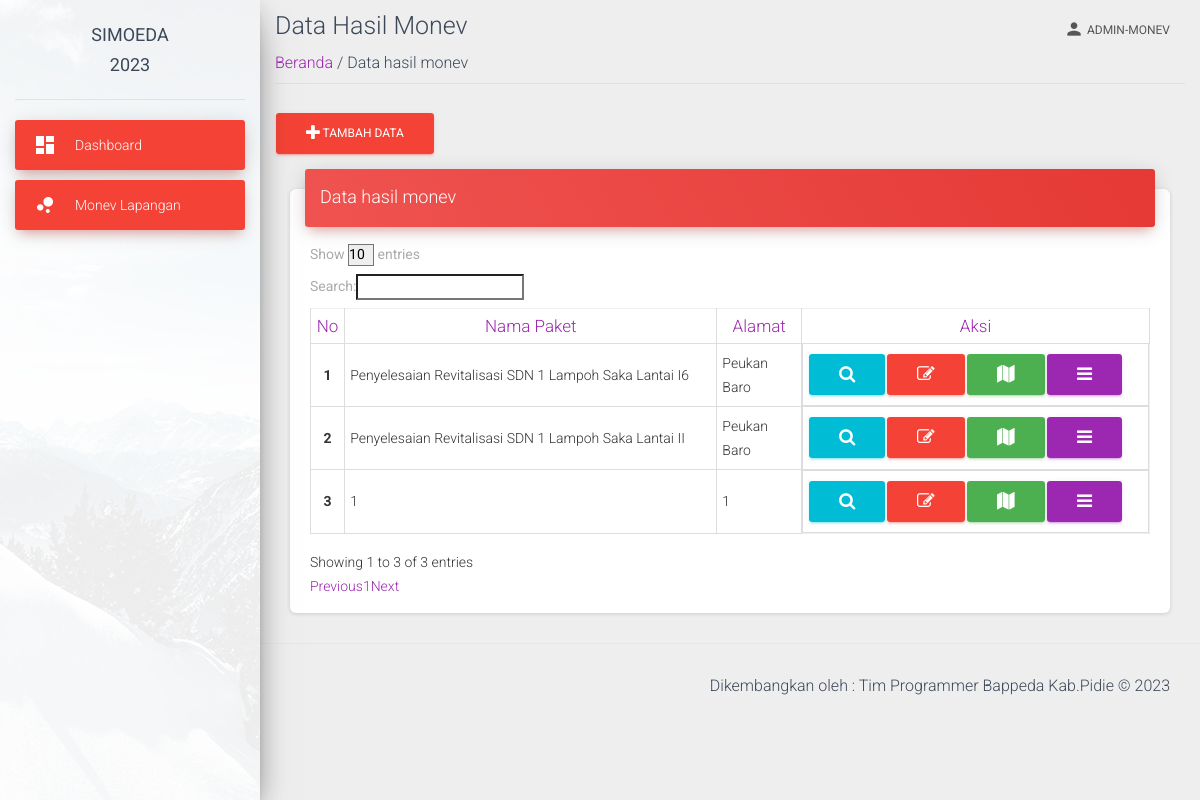
Page /view/monev.php (signed in) on the committed database.
### tables this page shows
CREATE TABLE `tahun` (
  `id_tahun` int(11) NOT NULL,
  `tahun` varchar(255) DEFAULT NULL
);

CREATE TABLE `laporan` (
  `id_paket` int(11) NOT NULL,
  `nama_paket` varchar(255) DEFAULT NULL,
  `alamat_paket` varchar(255) DEFAULT NULL,
  `latitude` varchar(255) DEFAULT NULL,
  `longitude` varchar(255) DEFAULT NULL,
  `skpk_id` int(11) DEFAULT NULL,
  `kpa` varchar(255) DEFAULT NULL,
  `alamat_skpk` varchar(255) DEFAULT NULL,
  `nama_pa` varchar(255) DEFAULT NULL,
  `nama_bendahara` varchar(255) DEFAULT NULL,
  `nama_pptk` varchar(255) DEFAULT NULL,
  `pl_nama_1` varchar(255) DEFAULT NULL,
  `pl_instasi_asal_1` varchar(255) DEFAULT NULL,
  `pl_nama_2` varchar(255) DEFAULT NULL,
  `pl_instasi_asal_2` varchar(255) DEFAULT NULL,
  `pl_nama_3` varchar(255) DEFAULT NULL,
  `pl_instasi_asal_3` varchar(255) DEFAULT NULL,
  `pl_nama_4` varchar(255) DEFAULT NULL,
  `pl_instasi_asal_4` varchar(255) DEFAULT NULL,
  `pl_nama_5` varchar(255) DEFAULT NULL,
  `pl_instasi_asal_5` varchar(255) DEFAULT NULL,
  `nama` varchar(255) DEFAULT NULL,
  `jabatan` varchar(255) DEFAULT NULL,
  `alamat` varchar(255) DEFAULT NULL,
  `pho_nama_1` varchar(255) DEFAULT NULL,
  `pho_instasi_asal_1` varchar(255) DEFAULT NULL,
  `pho_nama_2` varchar(255) DEFAULT NULL,
  `pho_instasi_asal_2` varchar(255) DEFAULT NULL,
  `pho_nama_3` varchar(255) DEFAULT NULL,
  `pho_instasi_asal_3` varchar(255) DEFAULT NULL,
  `pho_nama_4` varchar(255) DEFAULT NULL,
  `pho_instasi_asal_4` varchar(255) DEFAULT NULL,
  `pho_nama_5` varchar(255) DEFAULT NULL,
  `pho_instasi_asal_5` varchar(255) DEFAULT NULL,
  `pho_nama_6` varchar(255) DEFAULT NULL,
  `pho_instasi_asal_6` varchar(255) DEFAULT NULL,
  `pr_nama_perusahaan` varchar(255) DEFAULT NULL,
  `pr_alamat_perusahaan` varchar(255) DEFAULT NULL,
  `pr_nama_pimpinan` varchar(255) DEFAULT NULL,
  `pr_alamat_pimpinan` varchar(255) DEFAULT NULL,
  `pr_nilai_kontrak` varchar(255) DEFAULT NULL,
  `pw_nama_perusahaan` varchar(255) DEFAULT NULL,
  `pw_alamat_perusahaan` varchar(255) DEFAULT NULL,
  `pw_nama_pimpinan` varchar(255) DEFAULT NULL,
  `pw_alamat_pimpinan` varchar(255) DEFAULT NULL,
  `pw_nilai_kontrak` varchar(255) DEFAULT NULL,
  `pf_nama_perusahaan` varchar(255) DEFAULT NULL,
  `pf_alamat_perusahaan` varchar(255) DEFAULT NULL,
  `pf_nama_pimpinan` varchar(255) DEFAULT NULL,
  `pf_nomor_kontrak` varchar(255) DEFAULT NULL,
  `pf_nilai_kontrak` varchar(255) DEFAULT NULL,
  `pf_tanggal` varchar(255) DEFAULT NULL,
  `pf_pagu` varchar(255) DEFAULT NULL,
  `pf_sumber_dana` varchar(255) DEFAULT NULL,
  `no_pho` varchar(255) DEFAULT NULL,
  `tgl_pho` varchar(255) DEFAULT NULL,
  `ha` varchar(255) DEFAULT NULL,
  `gambar_kondisi_1` varchar(255) DEFAULT NULL,
  `gambar_kondisi_2` varchar(255) DEFAULT NULL,
  `gambar_kondisi_3` varchar(255) DEFAULT NULL,
  `gambar_kondisi_4` varchar(255) DEFAULT NULL,
  `gambar_kondisi_5` varchar(255) DEFAULT NULL,
  `gambar_kondisi_6` varchar(255) DEFAULT NULL,
  `jenis_paket` int(11) DEFAULT NULL,
  `id_user` int(11) DEFAULT NULL,
  `id_tahun` int(11) DEFAULT NULL,
  `id_sumber_dana` int(11) DEFAULT NULL,
  `kecamatan_id` int(11) DEFAULT NULL
);

### view/monev.php (the view, shortened to what this page needs)
<?php
require('../view/template-atas-monev.php');
?>
<?php
require('../proses/koneksi.php');
$id_tahun=$_SESSION['id_tahun'];
$id_user=$_SESSION['id_user'];
$query_laporan = "SELECT * FROM laporan where id_tahun=$id_tahun and id_user=$id_user";
$result_laporan = mysqli_query($koneksi,$query_laporan);
?>
    <div class="container-fluid">
        <div class="title">
            <h3 class="text-gray-800 my-2">Data Hasil Monev</h3>
        </div>
        <div class="subtitle border-bottom mb-4 pb-2">
            <span class=""><a href="./admin-monev-dashboard.php">Beranda </a></span>
            <span class="text-grey"> / Data hasil monev</span>
        </div>
        <a href="data-tambah.php" class="btn btn-danger shadow"> <i class="fa fa-plus"></i></button> Tambah Data</a>
        <div class="content">
        <div class="container-fluid">
          <div class="row">
            <div class="col-md-12">
              <div class="card">
                <div class="card-header card-header-danger">
                  <h4 class="card-title "> Data hasil monev</h4>
                </div>
                <div class="card-body">
                  <div class="table-responsive">
                    <table class="table table-bordered" id="myTable">
                      <thead class="text-primary text-center">
                        <tr><th>
                        No
                        </th>
                        <th>
                        Nama Paket
                        </th>
                        <th>
                        Alamat
                        </th>
                        <th style="text-align: center;">
                        Aksi
                        </th>
                      </tr>
                    </thead>
                    <tbody>
                    <?php
                $noUrut=1;
				while ($row = @mysqli_fetch_assoc($result_laporan)){
					$nama_peta=$row['nama_paket'];
					$alamat_peta=$row['alamat_paket'];
				?>
                    <tr>
                        <th class="text-center" scope="row"><?php echo $noUrut++ ?></th>
                        <td><?php echo $nama_peta ?></td>
                        <td><?php echo $alamat_peta ?></td>
                        <td class="footer">
                        <form method="POST" action="data-rincian.php">
                                    <button type="submit" name="edit_paket"
                                        class="btn btn-info " title="Rincian Data">
                                        <i class="fa fa-search"></i>
                                    </button>
                                </form>
                            <form method="POST" action="data-edit.php" >
                                <button type="submit" name="edit_paket" value="Edit Data" class="btn btn-danger">
                                <i class="fa fa-edit"></i> </button>
                            </form>
                            <form method="POST" target="_blank" action="lihat_peta.php">
                                <button type="submit" name="submit_coordinates"
                                    class="btn btn-success" title="Lihat Peta">
                                    <i class="fa fa-map"></i> </button>
                            </form>
                        <div class="nav-items">
                            <a class="btn btn-primary" href="javascript:;" id="navbarDropdownProfile" data-toggle="dropdown" aria-haspopup="true" aria-expanded="false">
                            <i class="fa fa-bars"></i>
                            </a>
                        </div>
                        </td>
                    </tr>
                    <?php
					}
				?>
                </tbody>
                    </table>
                  </div>
                </div>
              </div>
            </div>
          </div>
        </div>
      </div>
    </div>
 <?php
require('../view/template-bawah-monev.php')
?>

### view/template-atas-monev.php (shortened to what this page needs)
<!DOCTYPE html>
<html lang="en">
<?php
require_once('../view/header.php');
require('../proses/koneksi.php');
$id_tahun=$_SESSION['id_tahun'];
$query = mysqli_query($koneksi,"SELECT * FROM tahun WHERE id_tahun='$id_tahun'");
$data = mysqli_fetch_assoc($query);
?>
<body class="">
  <div class="wrapper ">
  <div class="sidebar" data-color="danger" data-background-color="white" data-image="../assets/img/sidebar-1.jpg">
    <div class="logo"><a href="#" class="simple-text logo-normal">
      SIMOEDA
      <br>
      <?php print($data['tahun']) ?>
      </a></div>
    <div class="sidebar-wrapper">
      <ul class="nav">
        <li class="nav-item active">
          <a class="nav-link" href="./admin-monev-dashboard.php">
            <i class="material-icons">dashboard</i>
            <p>Dashboard</p>
          </a>
        </li>
        <li class="nav-item active">
          <a class="nav-link" href="./monev.php">
            <i class="material-icons">bubble_chart</i>
            <p>Monev Lapangan</p>
          </a>
        </li>
      </ul>
    </div>
    </div>
    <div class="main-panel">
      <nav class="navbar navbar-expand-lg navbar-transparent navbar-absolute fixed-top ">
        <div class="container-fluid">
          <div class="collapse navbar-collapse justify-content-end">
            <ul class="navbar-nav">
              <li class="nav-item dropdown">
                <a class="nav-link" href="javascript:;" id="navbarDropdownProfile" data-toggle="dropdown" aria-haspopup="true" aria-expanded="false">
                  <i class="material-icons">person </i><?php print($_SESSION['level']) ?>
                </a>
              </li>
            </ul>
          </div>
        </div>
      </nav>

### rows in the picture
tahun: tahun "2023"
laporan: nama_paket "Penyelesaian Revitalisasi SDN 1 Lampoh Saka Lantai I6", alamat_paket "Peukan Baro"
laporan: nama_paket "Penyelesaian Revitalisasi SDN 1 Lampoh Saka Lantai II", alamat_paket "Peukan Baro"
laporan: nama_paket "1", alamat_paket "1"

### other values in the picture
$_SESSION['level'] "ADMIN-MONEV"
